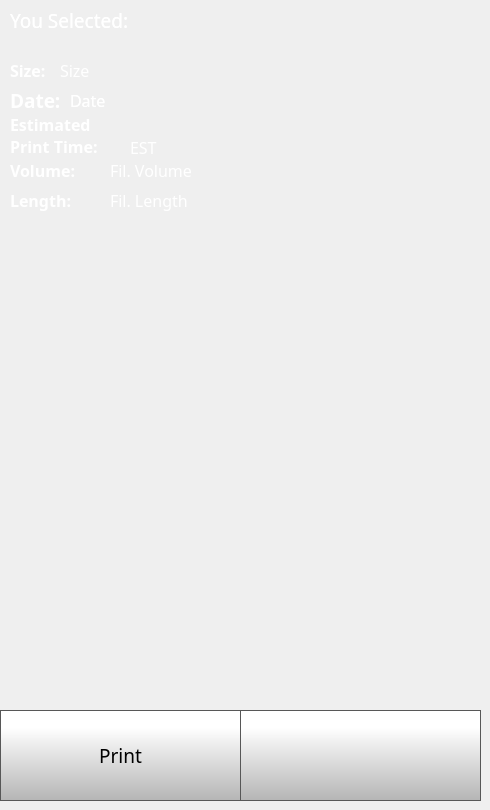
    <widget class="QWidget" name="printSelectedLocalPage">
     <widget class="QLabel" name="fileSelected">
      <property name="geometry">
       <rect>
        <x>10</x>
        <y>0</y>
        <width>461</width>
        <height>41</height>
       </rect>
      </property>
      <property name="font">
       <font>
        <family>Gotham</family>
        <pointsize>14</pointsize>
        <weight>50</weight>
        <bold>false</bold>
        <underline>false</underline>
        <strikeout>false</strikeout>
       </font>
      </property>
      <property name="styleSheet">
       <string notr="true">color:  white;
background-color: rgba(255, 255, 255, 0);</string>
      </property>
      <property name="text">
       <string>You Selected: </string>
      </property>
      <property name="scaledContents">
       <bool>true</bool>
      </property>
      <property name="wordWrap">
       <bool>true</bool>
      </property>
     </widget>
     <widget class="QPushButton" name="fileSelectedBackButton">
      <property name="geometry">
       <rect>
        <x>240</x>
        <y>710</y>
        <width>241</width>
        <height>91</height>
       </rect>
      </property>
      <property name="minimumSize">
       <size>
        <width>0</width>
        <height>0</height>
       </size>
      </property>
      <property name="font">
       <font>
        <family>Gotham Light</family>
        <pointsize>9</pointsize>
       </font>
      </property>
      <property name="styleSheet">
       <string notr="true">QPushButton {
    border: 1px solid rgb(87, 87, 87);

	background-color: qlineargradient(spread:pad, x1:0, y1:1, x2:0, y2:0.188, stop:0 rgba(180, 180, 180, 255), stop:1 rgba(255, 255, 255, 255));
}

QPushButton:pressed {
    background-color: qlineargradient(x1: 0, y1: 0, x2: 0, y2: 1,
                                      stop: 0 #dadbde, stop: 1 #f6f7fa);
}

QPushButton:flat {
    border: none; /* no border for a flat push button */
}

QPushButton:default {
    border-color: navy; /* make the default button prominent */
}</string>
      </property>
      <property name="text">
       <string/>
      </property>
      <property name="icon">
       <iconset>
        <normaloff>templates/img/arrows-4.png</normaloff>templates/img/arrows-4.png</iconset>
      </property>
      <property name="iconSize">
       <size>
        <width>50</width>
        <height>50</height>
       </size>
      </property>
      <property name="checkable">
       <bool>false</bool>
      </property>
      <property name="autoDefault">
       <bool>false</bool>
      </property>
      <property name="default">
       <bool>false</bool>
      </property>
      <property name="flat">
       <bool>false</bool>
      </property>
     </widget>
     <widget class="QToolButton" name="fileSelectedPrintButton">
      <property name="geometry">
       <rect>
        <x>0</x>
        <y>710</y>
        <width>241</width>
        <height>91</height>
       </rect>
      </property>
      <property name="minimumSize">
       <size>
        <width>0</width>
        <height>0</height>
       </size>
      </property>
      <property name="font">
       <font>
        <family>Gotham</family>
        <pointsize>14</pointsize>
       </font>
      </property>
      <property name="styleSheet">
       <string notr="true">QToolButton {
    border: 1px solid rgb(87, 87, 87);
	background-color: qlineargradient(spread:pad, x1:0, y1:1, x2:0, y2:0.188, stop:0 rgba(180, 180, 180, 255), stop:1 rgba(255, 255, 255, 255));
}

QToolButton:pressed {
    background-color: qlineargradient(x1: 0, y1: 0, x2: 0, y2: 1,
                                      stop: 0 #dadbde, stop: 1 #f6f7fa);
}

QToolButton:flat {
    border: none; /* no border for a flat push button */
}

QToolButton:default {
    border-color: navy; /* make the default button prominent */
}</string>
      </property>
      <property name="text">
       <string>Print</string>
      </property>
      <property name="icon">
       <iconset>
        <normaloff>templates/img/printer.png</normaloff>templates/img/printer.png</iconset>
      </property>
      <property name="iconSize">
       <size>
        <width>40</width>
        <height>40</height>
       </size>
      </property>
      <property name="checkable">
       <bool>false</bool>
      </property>
      <property name="toolButtonStyle">
       <enum>Qt::ToolButtonTextUnderIcon</enum>
      </property>
     </widget>
     <widget class="QLabel" name="fileSizeSelected">
      <property name="geometry">
       <rect>
        <x>60</x>
        <y>60</y>
        <width>161</width>
        <height>21</height>
       </rect>
      </property>
      <property name="font">
       <font>
        <family>Gotham Medium</family>
        <pointsize>12</pointsize>
        <weight>50</weight>
        <bold>false</bold>
       </font>
      </property>
      <property name="styleSheet">
       <string notr="true">color: rgb(255, 255, 255);
background-color: rgba(255, 255, 255, 0);</string>
      </property>
      <property name="text">
       <string>Size</string>
      </property>
      <property name="scaledContents">
       <bool>true</bool>
      </property>
     </widget>
     <widget class="QLabel" name="fileDateSelected">
      <property name="geometry">
       <rect>
        <x>70</x>
        <y>90</y>
        <width>201</width>
        <height>21</height>
       </rect>
      </property>
      <property name="font">
       <font>
        <family>Gotham Medium</family>
        <pointsize>12</pointsize>
        <weight>50</weight>
        <bold>false</bold>
       </font>
      </property>
      <property name="styleSheet">
       <string notr="true">color: rgb(255, 255, 255);
background-color: rgba(255, 255, 255, 0);</string>
      </property>
      <property name="text">
       <string>Date</string>
      </property>
      <property name="scaledContents">
       <bool>true</bool>
      </property>
     </widget>
     <widget class="QLabel" name="filePrintTimeSelected">
      <property name="geometry">
       <rect>
        <x>130</x>
        <y>137</y>
        <width>141</width>
        <height>21</height>
       </rect>
      </property>
      <property name="font">
       <font>
        <family>Gotham Medium</family>
        <pointsize>12</pointsize>
        <weight>50</weight>
        <bold>false</bold>
       </font>
      </property>
      <property name="styleSheet">
       <string notr="true">color: rgb(255, 255, 255);
background-color: rgba(255, 255, 255, 0);</string>
      </property>
      <property name="text">
       <string>EST</string>
      </property>
      <property name="scaledContents">
       <bool>true</bool>
      </property>
     </widget>
     <widget class="QLabel" name="filamentVolumeSelected">
      <property name="geometry">
       <rect>
        <x>110</x>
        <y>160</y>
        <width>161</width>
        <height>21</height>
       </rect>
      </property>
      <property name="font">
       <font>
        <family>Gotham Medium</family>
        <pointsize>12</pointsize>
        <weight>50</weight>
        <bold>false</bold>
       </font>
      </property>
      <property name="styleSheet">
       <string notr="true">color: rgb(255, 255, 255);
background-color: rgba(255, 255, 255, 0);</string>
      </property>
      <property name="text">
       <string>Fil. Volume</string>
      </property>
      <property name="scaledContents">
       <bool>true</bool>
      </property>
     </widget>
     <widget class="QLabel" name="fileSizeSelectedLabel">
      <property name="geometry">
       <rect>
        <x>10</x>
        <y>60</y>
        <width>51</width>
        <height>21</height>
       </rect>
      </property>
      <property name="font">
       <font>
        <family>Gotham Light</family>
        <pointsize>12</pointsize>
        <weight>75</weight>
        <bold>true</bold>
       </font>
      </property>
      <property name="styleSheet">
       <string notr="true">color: rgb(255, 255, 255);</string>
      </property>
      <property name="text">
       <string>Size:</string>
      </property>
     </widget>
     <widget class="QLabel" name="fileDateSelectedLabel">
      <property name="geometry">
       <rect>
        <x>10</x>
        <y>90</y>
        <width>61</width>
        <height>21</height>
       </rect>
      </property>
      <property name="font">
       <font>
        <family>Gotham Light</family>
        <pointsize>14</pointsize>
        <weight>75</weight>
        <bold>true</bold>
       </font>
      </property>
      <property name="styleSheet">
       <string notr="true">color: rgb(255, 255, 255);</string>
      </property>
      <property name="text">
       <string>Date:</string>
      </property>
     </widget>
     <widget class="QLabel" name="filePrintTimeSelectedLabel">
      <property name="geometry">
       <rect>
        <x>10</x>
        <y>110</y>
        <width>121</width>
        <height>51</height>
       </rect>
      </property>
      <property name="font">
       <font>
        <family>Gotham Light</family>
        <pointsize>12</pointsize>
        <weight>75</weight>
        <bold>true</bold>
       </font>
      </property>
      <property name="styleSheet">
       <string notr="true">color: rgb(255, 255, 255);
background-color: rgba(255, 255, 255, 0);</string>
      </property>
      <property name="text">
       <string>Estimated Print Time:</string>
      </property>
      <property name="wordWrap">
       <bool>true</bool>
      </property>
     </widget>
     <widget class="QLabel" name="filamentVolumeSelectedLabel">
      <property name="geometry">
       <rect>
        <x>10</x>
        <y>160</y>
        <width>91</width>
        <height>21</height>
       </rect>
      </property>
      <property name="font">
       <font>
        <family>Gotham Light</family>
        <pointsize>12</pointsize>
        <weight>75</weight>
        <bold>true</bold>
       </font>
      </property>
      <property name="styleSheet">
       <string notr="true">color: rgb(255, 255, 255);
background-color: rgba(255, 255, 255, 0);</string>
      </property>
      <property name="text">
       <string>Volume:</string>
      </property>
     </widget>
     <widget class="QLabel" name="filamentLengthFileSelected">
      <property name="geometry">
       <rect>
        <x>110</x>
        <y>190</y>
        <width>161</width>
        <height>21</height>
       </rect>
      </property>
      <property name="font">
       <font>
        <family>Gotham Medium</family>
        <pointsize>12</pointsize>
        <weight>50</weight>
        <bold>false</bold>
       </font>
      </property>
      <property name="styleSheet">
       <string notr="true">color: rgb(255, 255, 255);
background-color: rgba(255, 255, 255, 0);</string>
      </property>
      <property name="text">
       <string>Fil. Length</string>
      </property>
      <property name="scaledContents">
       <bool>true</bool>
      </property>
     </widget>
     <widget class="QLabel" name="filamentLengthSelectedLabel">
      <property name="geometry">
       <rect>
        <x>10</x>
        <y>190</y>
        <width>91</width>
        <height>21</height>
       </rect>
      </property>
      <property name="font">
       <font>
        <family>Gotham Light</family>
        <pointsize>12</pointsize>
        <weight>75</weight>
        <bold>true</bold>
       </font>
      </property>
      <property name="styleSheet">
       <string notr="true">color: rgb(255, 255, 255);
background-color: rgba(255, 255, 255, 0);</string>
      </property>
      <property name="text">
       <string>Length:</string>
      </property>
     </widget>
     <widget class="QLabel" name="printPreviewSelected">
      <property name="geometry">
       <rect>
        <x>30</x>
        <y>260</y>
        <width>421</width>
        <height>431</height>
       </rect>
      </property>
      <property name="styleSheet">
       <string notr="true">background-color: rgba(255, 255, 255, 0);</string>
      </property>
      <property name="text">
       <string/>
      </property>
      <property name="pixmap">
       <pixmap>../../JuliaMiniTouchUI/octoprint_JuliaMiniTouchUI/templates/img/thumbnail.png</pixmap>
      </property>
      <property name="scaledContents">
       <bool>true</bool>
      </property>
     </widget>
     <widget class="QLabel" name="fileDateSelected_2">
      <property name="geometry">
       <rect>
        <x>70</x>
        <y>90</y>
        <width>201</width>
        <height>21</height>
       </rect>
      </property>
      <property name="font">
       <font>
        <family>Gotham Medium</family>
        <pointsize>12</pointsize>
        <weight>50</weight>
        <bold>false</bold>
       </font>
      </property>
      <property name="styleSheet">
       <string notr="true">color: rgb(255, 255, 255);
background-color: rgba(255, 255, 255, 0);</string>
      </property>
      <property name="text">
       <string>Date</string>
      </property>
      <property name="scaledContents">
       <bool>true</bool>
      </property>
     </widget>
     <widget class="QLabel" name="fileSelected_2">
      <property name="geometry">
       <rect>
        <x>10</x>
        <y>0</y>
        <width>461</width>
        <height>41</height>
       </rect>
      </property>
      <property name="font">
       <font>
        <family>Gotham</family>
        <pointsize>14</pointsize>
        <weight>50</weight>
        <bold>false</bold>
        <underline>false</underline>
        <strikeout>false</strikeout>
       </font>
      </property>
      <property name="styleSheet">
       <string notr="true">color:  white;
background-color: rgba(255, 255, 255, 0);</string>
      </property>
      <property name="text">
       <string>You Selected: </string>
      </property>
      <property name="scaledContents">
       <bool>true</bool>
      </property>
      <property name="wordWrap">
       <bool>true</bool>
      </property>
     </widget>
    </widget>
